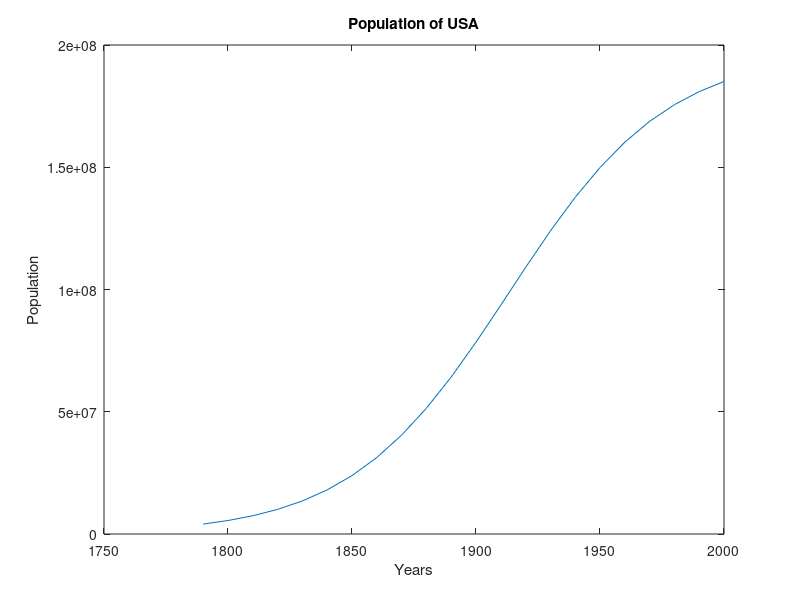

Write the MATLAB code that produced this figure.
clear all;
clc;
x = 1790:10:2000;
y = 197273000 ./(1 + exp( -0.03134 .* (x - 1913.25)));
plot(x,y);
title("Population of USA");
xlabel("Years");
ylabel("Population");

